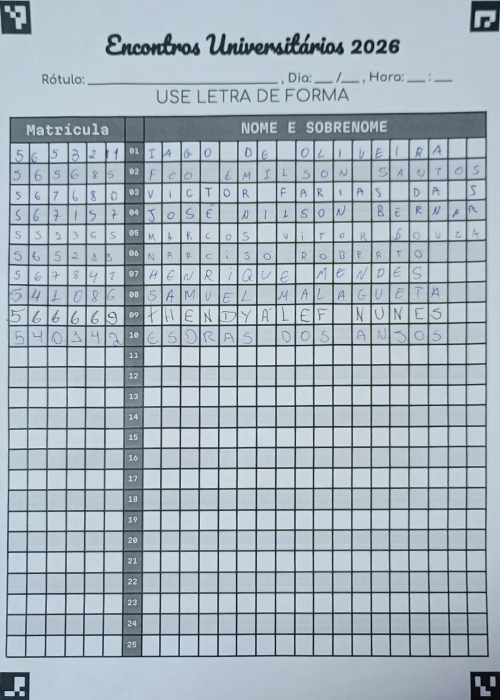
#> input picture alinhada.jpg, 1000 x 1400 px (shown at 1/2 size)
$ python ocr.py ../alinhada.jpg
#> lines starting #> are read from the running program, lines starting #| are printed output that depends on the picture; after the words box and inside, x2 and y2 are one past the last pixel; in counts of white or black regions, pixels touching at a corner belong together
### src/image.py
from __future__ import annotations
import cv2
import numpy as np
import os
from numpy.typing import NDArray
import base64
import argparse
import hashlib

class Image:
    NONE_MARKER = "?"
    preview_zoom: float | None = None

    def __init__(self, other: None | Image = None):
        if other is None:
            self.data: NDArray[np.uint8] = np.array([], dtype=np.uint8)
            self.info: None | str = None
            self.binary: bool = False
            self.inversed: bool = False
        else:
            self.data = other.data.copy()
            self.info = other.info
            self.binary = other.binary
            self.inversed = other.inversed

    # [4 lines left out: function hash, not called in this run]

    def set_data(self, data: NDArray[np.uint8]) -> Image:
        self.data = data
        return self

    # percentage of white pixels
    # [7 lines left out: function written_ratio, not called in this run]

    def set_info(self, info: str) -> Image:
        self.info = info
        return self

    def set_binary(self, binary: bool = True) -> Image:
        self.binary = binary
        return self

    def set_inversed(self, inversed: bool = True) -> Image:
        self.inversed = inversed
        return self

    def get_info(self) -> None | str:
        return self.info

    def get_data(self) -> NDArray[np.uint8]:
        return self.data

    # if path has the format hash__v.ext, load v into info
    # if path has the format hash__?.ext, or any other format, load None to info
    def load_from_file(self, path: str) -> Image:
        self.data = cv2.imread(path)
        return self

    # save to cache folder using hash and value
    def save_to_folder(self, folder: str):
        path = os.path.join(folder, self.hash()) + ".png"
        self.save_to_file(path)

    # return a new Cell with borders cut
    def cut_borders(self, pixels_count: int) -> Image:
        h, w = self.get_h_w()
        return Image(self).set_data(self.data[pixels_count:h-pixels_count, pixels_count:w-pixels_count])

    def save_to_file(self, file_path: str) -> None:
        cv2.imwrite(file_path, self.data)
        return None

    def binarize(self, gaussian: bool = True) -> Image:
        # se estiver em RGB/BGR, converter para escala de cinza primeiro
        img = self.data
        if self.data.ndim != 2:  # RGB/BGR/RGBA
            img = cv2.cvtColor(self.data, cv2.COLOR_BGR2GRAY)
        if gaussian:
            img = cv2.GaussianBlur(img, (3,3), 0)
        _, binary = cv2.threshold(img, 0, 255, cv2.THRESH_BINARY + cv2.THRESH_OTSU)
        return Image(self).set_data(binary).set_binary(True)

    def inversion(self) -> Image:
        inverted = cv2.bitwise_not(self.data)
        return Image(self).set_data(inverted).set_inversed(not self.inversed)


    def get_h_w(self) -> tuple[int, int]:
        try:
            return (self.data.shape[0], self.data.shape[1])
        except IndexError as _:
            return (0, 0)

    # empty if dimensions are too small or written ratio < 2%
    # [13 lines left out: functions is_empty, resize, not called in this run]

    # transform in a array
    def get_sample(self, points: int) -> NDArray[np.float32]:
        return self.data.reshape(1, points).astype(np.float32)

    # [12 lines left out: function __str__, not called in this run]

# [9 lines that do not run on import are left out]

### src/border.py
from __future__ import annotations
import numpy as np
from numpy.typing import NDArray
from image import Image
from typing import Callable
from filter_abc import ImageFilter

class Border(ImageFilter):
    DEFAULT_BORDER_FILL_LIMIT = 0.2
    def __init__(self, image: Image):
        self.image: Image = image
        self.border_fill_limit = Border.DEFAULT_BORDER_FILL_LIMIT

    def get_image(self) -> Image:
        return self.image

    def set_border_fill_limit(self, limit: float) -> Border:
        self.border_fill_limit = limit
        return self

    # recebe uma imagem binarizada (preto e branco) e identifica as bordas com conteúdo
    # enquanto pelo menos 70% dos pixels na linha/coluna forem brancos, considera como borda
    def __identify_borders(self, image: Image, fn_continue: Callable[[NDArray[np.uint8]], bool]) -> tuple[int, int, int, int]:
        def fn(x: NDArray[np.uint8]) -> bool:
            return not fn_continue(x)

        img = image.data
        if not image.binary:
            raise ValueError("Image must be binary (black and white) to identify borders")
        if not image.inversed:
            raise ValueError("Image must be inversed (white background, black content) to identify borders")
        h, w = img.shape
        top, bottom, left, right = 0, h - 1, 0, w - 1
        # identificar topo
        for i in range(h):
            line = img[i, :]
            if fn(line):
                top = i
                break
        for i in range(h - 1, -1, -1):
            line = img[i, :]
            if fn(line):
                bottom = i
                break
        for j in range(w):
            column = img[:, j]
            if fn(column):
                left = j
                break
        for j in range(w - 1, -1, -1):
            column = img[:, j]
            if fn(column):
                right = j
                break
        return top, bottom, left, right

    # retorna a imagem cortada nas bordas onde ainda há conteúdo visível
    def dynamic_cutter_while_visible_border(self) -> Border:
        def fn(x: NDArray[np.uint8]) -> bool:
            qtd = np.sum(x == 255)
            amount = qtd / x.size
            return  amount >= self.border_fill_limit

        top, bottom, left, right = self.__identify_borders(self.image, fn)
        self.image = Image(self.image).set_data(self.image.data[top:bottom+1, left:right+1])
        return self

    # retorna a imagem cortada na bounding box do conteúdo
    def dynamic_bounding_box(self) -> Border:
        def fn(x: NDArray[np.uint8]) -> bool:
            qtd = np.sum(x == 0)
            return  qtd == x.size

        top, bottom, left, right = self.__identify_borders(self.image, fn)
        self.image = Image(self.image).set_data(self.image.data[top:bottom+1, left:right+1])
        return self

    # centraliza e faz o padding da imagem para ficar quadrada
    # e com fundo preto
    def centralize_and_pad(self, size: int) -> Border:
        h, w = self.image.data.shape

        if self.image.inversed:
            background = 0
        else:
            background = 255

        # cria canvas quadrado com a cor desejada
        padded = np.ones((size, size), dtype=np.uint8) * background

        y_offset = (size - h) // 2
        x_offset = (size - w) // 2

        padded[y_offset:y_offset + h, x_offset:x_offset + w] = self.image.data

        self.image = Image(self.image).set_data(padded)
        return self

### src/ocr.py
from __future__ import annotations
import cv2
import numpy as np
import argparse
from numpy.typing import NDArray
from image import Image
from border import Border
from filter_abc import ImageFilter


class OCR:
    # default_model_path = "raw/digits_knn.xml"
    models: dict[int, str] = {
        20: "raw/mnist_knn_20x20.yml",
        28: "raw/mnist_knn_28x28.yml"
    }

    def __init__(self, model_size: int = 20):
        self.model_path = self.models[model_size]
        self.size = model_size
        self.model = cv2.ml.KNearest_load(self.model_path) # type: ignore
        self.debug: bool = False

    def set_debug(self, debug: bool) -> OCR:
        self.debug = debug
        return self

    def prepare_sample(self, img: Image) -> tuple[NDArray[np.float32], Image]:
        img = img.resize(self.size, self.size)
        sample: NDArray[np.float32] = img.get_sample(self.size * self.size)
        return sample, img

    def predict_from_raw_image(self, img: Image) -> tuple[int, Image]:
        border = Border(img)
        border.dynamic_cutter_while_visible_border()
        if self.debug:
            print("Borda cortada:", border.get_image())
        border.dynamic_bounding_box()
        if self.debug:
            print("Bounding box aplicado:", border.get_image())
        border.centralize_and_pad(self.size)
        if self.debug:
            print("Centralizando e adicionando padding:", border.get_image())
        return self.predict_from_filtered_image(border)

    def predict_from_filtered_image(self, filtered: ImageFilter) -> tuple[int, Image]:
        sample, img = self.prepare_sample(filtered.get_image())
        _, result, neighbours, dist = self.model.findNearest(sample, k=3)
        # normalizando distâncias
        dist = dist / 1000.0
        if self.debug:
            print("Predicted:", result[0][0], " Neighbours:", neighbours, " Distances:", dist)
        return int(result[0][0]), img

    def predict_from_raw_path(self, path: str) -> tuple[int, Image]:
        img = Image().load_from_file(path).binarize().inversion().cut_borders(2)
        return self.predict_from_raw_image(img)
def main():
    parser = argparse.ArgumentParser(description="OCR Digits")
    parser.add_argument("image", type=str, help="Path to the image file")
    args = parser.parse_args()
    Image.preview_zoom = 2
    ocr = OCR()
    digit, img = ocr.predict_from_raw_path(args.image)
#> in load_from_file, self.data is the input picture: shape (1400, 1000, 3); mean B, G, R 189.5, 179.6, 166.6
#> in binarize, `_, binary = cv2.threshold(img, 0, 255, cv2.THRESH_BINARY + cv2.THRESH_..`:
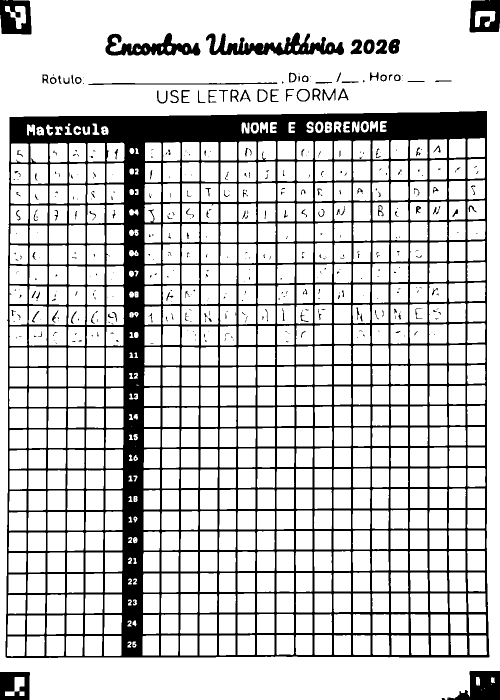
#> binary: shape (1400, 1000) (shown at 1/2 size); 79.5% white; 457 black regions (320 under 20 px), largest, box (x1, y1, x2, y2) and area: (11, 222, 979, 1316) 251749, (412, 65, 688, 111) 5895, (211, 66, 401, 111) 3973
#> in cut_borders, `h, w = self.get_h_w()`: h = 1400; w = 1000
#> in set_data (call 3), `self.data = data`:
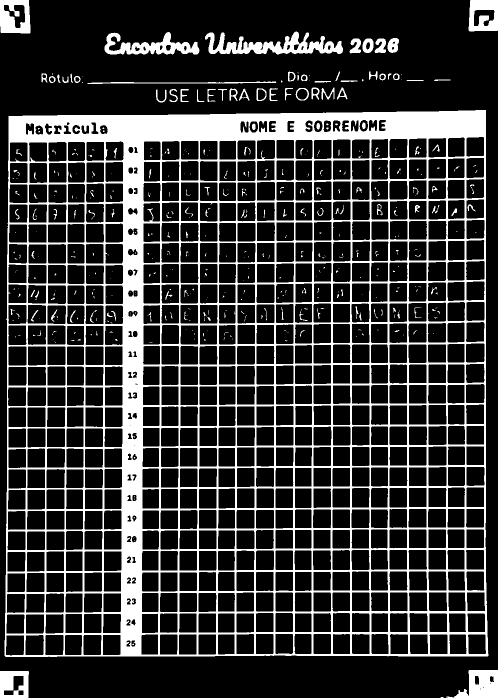
#> self.data: shape (1396, 996) (shown at 1/2 size); 20.5% white; 457 white regions (321 under 20 px), largest, box (x1, y1, x2, y2) and area: (9, 220, 977, 1314) 251749, (410, 63, 686, 109) 5895, (209, 64, 399, 109) 3973
#> the loop in __identify_borders, `for i in range(h):` made 1 pass
#> top on pass 1: 0
#> the loop in __identify_borders, `for i in range(h - 1, -1, -1):` made 1 pass
#> bottom on pass 1: 1395
#> the loop in __identify_borders, `for j in range(w):` made 1 pass
#> left on pass 1: 0
#> the loop in __identify_borders, `for j in range(w - 1, -1, -1):` made 1 pass
#> right on pass 1: 995
#> in dynamic_cutter_while_visible_border, `top, bottom, left, right = self.__identify_borders(self.image, fn)`: top = 0; bottom = 1395; left = 0; right = 995
#> the loop in __identify_borders (call 2), `for i in range(h):` made 1 pass
#> top on pass 1: 0
#> the loop in __identify_borders (call 2), `for i in range(h - 1, -1, -1):` made 1 pass
#> bottom on pass 1: 1395
#> the loop in __identify_borders (call 2), `for j in range(w):` made 1 pass
#> left on pass 1: 0
#> the loop in __identify_borders (call 2), `for j in range(w - 1, -1, -1):` made 1 pass
#> right on pass 1: 995
#> in dynamic_bounding_box, `top, bottom, left, right = self.__identify_borders(self.image, fn)`: top = 0; bottom = 1395; left = 0; right = 995
    print(img)
    print(f"The recognized digit from {args.image} is: {digit}")

if __name__ == "__main__":
#> (the run stopped early here; a loop or call above may not have finished)

$ run again, on saida.jpg
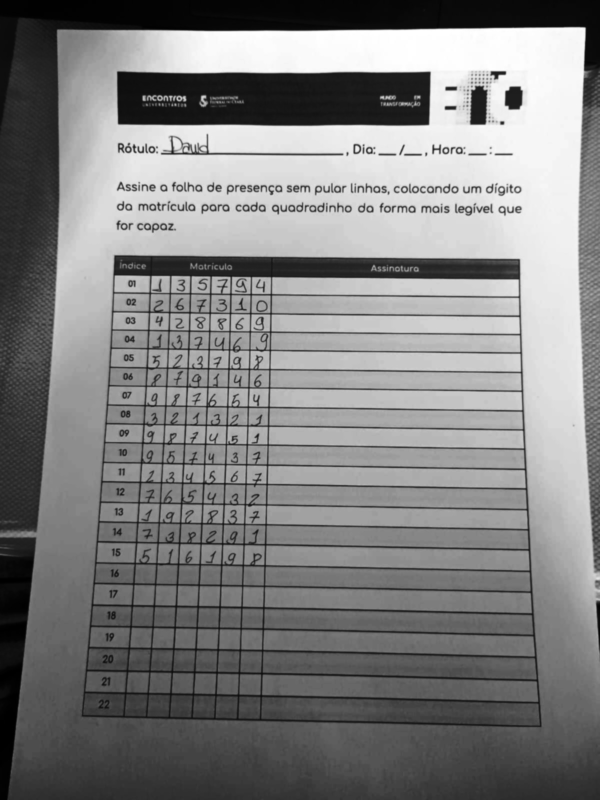
#> input picture saida.jpg, 1200 x 1600 px (shown at 1/2 size)
#> in load_from_file, self.data is the input picture: shape (1600, 1200, 3); min 0, max 255, mean 128.7
#> in binarize, `_, binary = cv2.threshold(img, 0, 255, cv2.THRESH_BINARY + cv2.THRESH_..`:
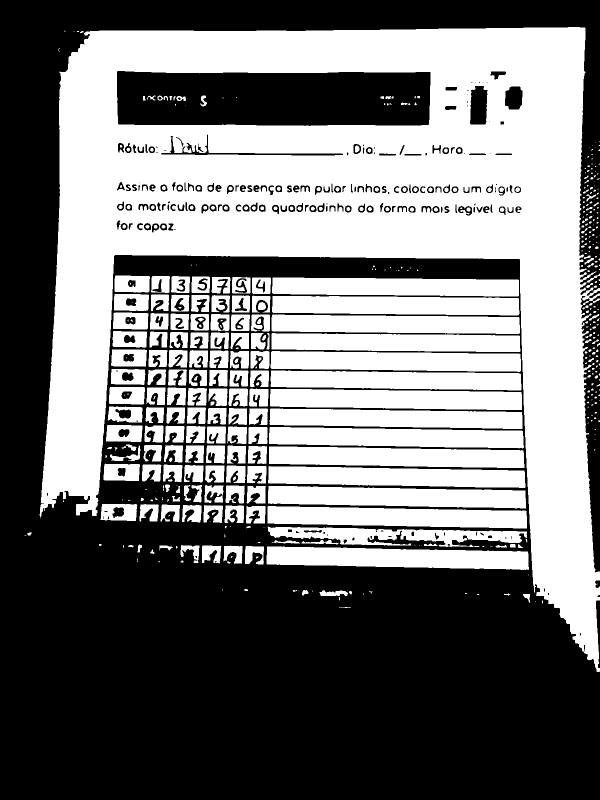
#> binary: shape (1600, 1200) (shown at 1/2 size); 47% white; 503 white regions (247 under 20 px), largest, box (x1, y1, x2, y2) and area: (79, 54, 1200, 1344) 535225, (533, 1093, 1058, 1140) 19000, (536, 972, 1052, 1017) 18366
#> in cut_borders, `h, w = self.get_h_w()`: h = 1600; w = 1200
#> self.data: shape (1596, 1196); 52.7% white; 493 black regions (238 under 20 px), largest, box (x1, y1, x2, y2) and area: (77, 52, 1196, 1342) 535096, (531, 1091, 1056, 1138) 19000, (534, 970, 1050, 1015) 18366
#> the loop in __identify_borders, `for i in range(h):` made 61 passes
#> top on pass 61: 60
#> the loop in __identify_borders, `for i in range(h - 1, -1, -1):` made 638 passes
#> bottom on pass 638: 958
#> the loop in __identify_borders, `for j in range(w):` made 1196 passes
#> the loop in __identify_borders, `for j in range(w - 1, -1, -1):` made 1196 passes
#> j on passes 1 to 3: 1195, 1194, 1193
#> in dynamic_cutter_while_visible_border, `top, bottom, left, right = self.__identify_borders(self.image, fn)`: top = 60; bottom = 958; left = 0; right = 1195
#> in set_data (call 4), `self.data = data`:
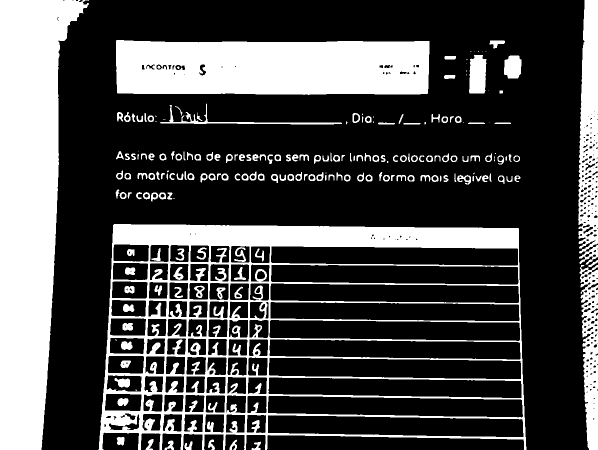
#> self.data: shape (899, 1196) (shown at 1/2 size); 28.5% white; 203 white regions (31 under 20 px), largest, box (x1, y1, x2, y2) and area: (0, 0, 178, 899) 99706, (197, 448, 1053, 899) 93099, (232, 80, 859, 190) 64893
#> the loop in __identify_borders (call 2), `for i in range(h):` made 1 pass
#> top on pass 1: 0
#> the loop in __identify_borders (call 2), `for i in range(h - 1, -1, -1):` made 1 pass
#> bottom on pass 1: 898
#> the loop in __identify_borders (call 2), `for j in range(w):` made 1 pass
#> left on pass 1: 0
#> the loop in __identify_borders (call 2), `for j in range(w - 1, -1, -1):` made 1 pass
#> right on pass 1: 1195
#> in dynamic_bounding_box, `top, bottom, left, right = self.__identify_borders(self.image, fn)`: top = 0; bottom = 898; left = 0; right = 1195
